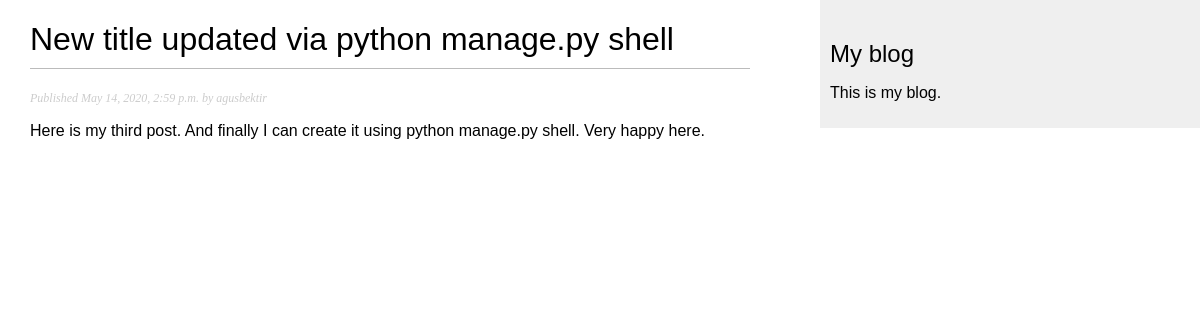
Page /myblog/2020/5/14/my-thrid-post/ on the committed database.
### myblog/models.py (models this page shows, shortened)
class Post(models.Model):
    STATUS_CHOICES = (
        ('draft', 'Draft'),
        ('published', 'Published'),
    )
    title = models.CharField(max_length=250)
    slug = models.SlugField(max_length=250,
                            unique_for_date='publish')
    author = models.ForeignKey(User,
                               on_delete=models.CASCADE,
                               related_name='blog_posts')
    body = models.TextField()
    publish = models.DateTimeField(default=timezone.now)
    created = models.DateTimeField(auto_now_add=True)
    updated = models.DateTimeField(auto_now=True)
    status = models.CharField(max_length=10,
                              choices=STATUS_CHOICES,
                              default='draft')
    class Meta:
        ordering = ('-publish',)
    objects = models.Manager()  # The default manager.
    published = PublishedManager()  # Our custom manager.

### myblog/views.py (the view)
# urls.py: path('<int:year>/<int:month>/<int:day>/<slug:post>/', views.post_detail, name='post_detail'),
def post_detail(request, year, month, day, post):
    post = get_object_or_404(Post, slug=post,
                             status='published',
                             publish__year=year,
                             publish__month=month,
                             publish__day=day)
    return render(request, 'myblog/post/detail.html', {'post': post})

### myblog/templates/myblog/post/detail.html (shortened to what this page needs)
{% extends "myblog/base.html" %}
{% block content %}
  <h1>{{ post.title }}</h1>
  <p class="date">
    Published {{ post.publish }} by {{ post.author }}
  </p>
  {{ post.body|linebreaks }}
{% endblock %}

### myblog/static/css/blog.css (style rules this page uses)
body { margin:0; padding:0; font-family:helvetica, sans-serif; }
h1 { font-weight:normal; border-bottom:1px solid #bbb; padding:0 0 10px 0; }
p.date { color:#ccc; font-family: georgia, serif; font-size: 12px; font-style: italic; }

### rows in the picture
Post: title "New title updated via python manage.py shell", publish "May 14, 2020, 2:59 p.m.", author "agusbektir", body "Here is my third post. And finally I can create it using python manage.py shell. Very happy here."
